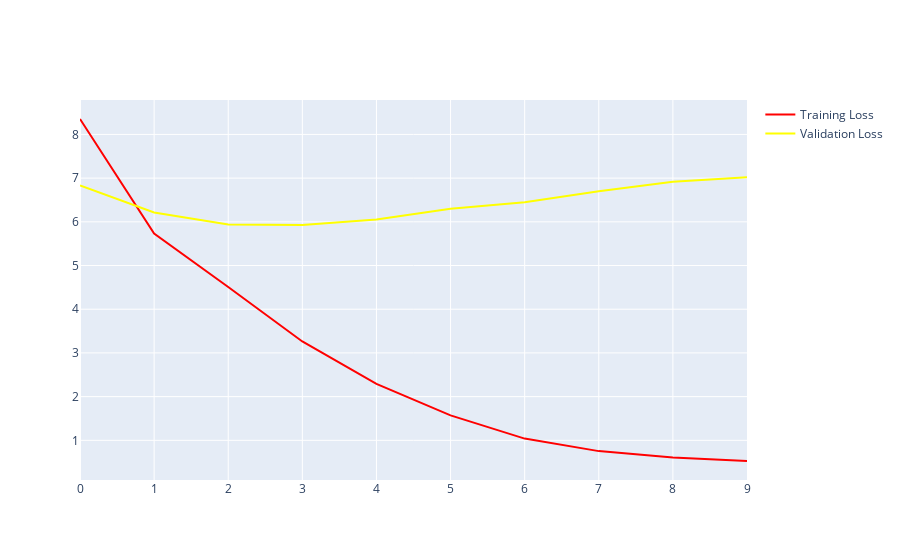

Here is the notebook cell this chart was saved with:
### Markdown cell above
# Part 8 : Plot

### Code cell
training_curve = go.Scatter(
  x = torch.arange(epochs),
  y = TRAIN_LOSS,
  mode = 'lines',
  line = dict(color='red'),
  name = 'Training Loss'
)

valid_curve = go.Scatter(
  x = torch.arange(epochs),
  y = VAL_LOSS,
  mode = 'lines',
  line = dict(color='yellow'),
  name = 'Validation Loss'
)

figure = go.Figure(data=[training_curve,valid_curve])
figure.show()

### Figure 1 — Plotly figure (JSON) as saved in the notebook; plotly's stock layout.template omitted (floating-point values rounded to 4 significant figures)
{"data": [{"line": {"color": "red"}, "mode": "lines", "name": "Training Loss", "type": "scatter", "x": [0, 1, 2, 3, 4, 5, 6, 7, 8, 9], "y": [8.353, 5.73, 4.509, 3.262, 2.29, 1.571, 1.04, 0.753, 0.606, 0.527]}, {"line": {"color": "yellow"}, "mode": "lines", "name": "Validation Loss", "type": "scatter", "x": [0, 1, 2, 3, 4, 5, 6, 7, 8, 9], "y": [6.83, 6.213, 5.941, 5.93, 6.055, 6.3, 6.45, 6.7, 6.917, 7.019]}], "layout": {}}
